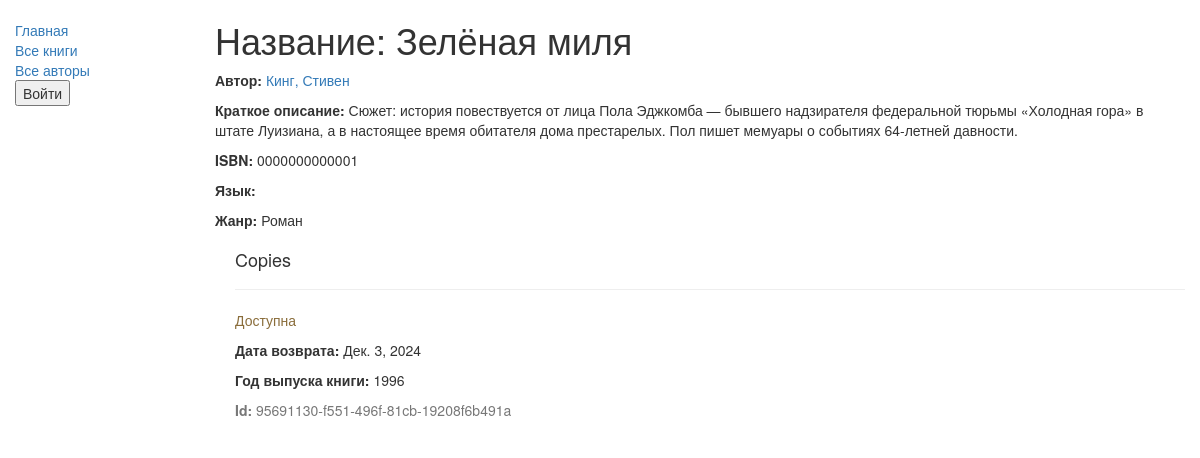
/catalog/book/1, run on the app's committed database.
### catalog/models.py (models this page shows, shortened)
class Book(models.Model):  #Модель кинги
    title = models.CharField(max_length=200, verbose_name=("Название"))
    author = models.ForeignKey('Author', on_delete=models.SET_NULL, null=True, verbose_name=("Автор"))
    summary = models.TextField(max_length=1000, help_text="Enter a brief description of the book", verbose_name=("Описание"))
    isbn = models.CharField('ISBN', max_length=13,
                            help_text='13 Character <a href="https://www.isbn-international.org/content/what-isbn">ISBN number</a>')
    genre = models.ManyToManyField(Genre, help_text="Select a genre for this book", verbose_name=("Жанр"))
    def display_genre(self):
        """
        Creates a string for the Genre. This is required to display genre in Admin.
        """
        return ', '.join([genre.name for genre in self.genre.all()[:3]])
    display_genre.short_description = 'Genre'

class Author(models.Model):  #Модель автора
    first_name = models.CharField(max_length=100, verbose_name=("Имя автора"))
    last_name = models.CharField(max_length=100, verbose_name=("Фамилия автора"))
    date_of_birth = models.DateField(null=True, blank=True, verbose_name=("Дата рождения"))
    date_of_death = models.DateField('Дата смерти', null=True, blank=True)
    def __str__(self):
        return '%s, %s' % (self.last_name, self.first_name)
    def display_books(self):
        """
        Создает строку для отображения названий книг.
        Это необходимо для отображения книг в админке.
        """
        return ', '.join([book.title for book in Book.objects.filter(author=self)[:3]])
    display_books.short_description = 'Books'

class Genre(models.Model): #Модель жанра
    name = models.CharField(max_length=200,
                            help_text="Enter a book genre (e.g. Science Fiction, French Poetry etc.)", verbose_name=("Имя"))
    def __str__(self):
        return self.name

class BookInstance(models.Model):  #Модель BookInstance
    id = models.UUIDField(primary_key=True, default=uuid.uuid4,
                          help_text="Unique ID for this particular book across whole library")
    book = models.ForeignKey('Book', on_delete=models.SET_NULL, null=True, verbose_name=("Книга"))
    imprint = models.CharField(max_length=200, verbose_name=("Год выпуска"))
    due_back = models.DateField(null=True, blank=True, verbose_name=("Дата возврата"))
    borrower = models.ForeignKey(User, on_delete=models.SET_NULL, null=True, blank=True, verbose_name=("Заёмщик"))
    LOAN_STATUS = (
        ('m', 'На тех. обслуживании'),
        ('o', 'Доступна'),
        ('a', 'Взята'),
        ('r', 'Забронирована'),
    )
    status = models.CharField(max_length=1, choices=LOAN_STATUS, blank=True, default='m',
                              help_text='Book availability', verbose_name=("Состояние"))
    class Meta:
        ordering = ["due_back"]

### catalog/views.py (the view)
# urls.py: re_path(r'^book/(?P<pk>\d+)$', views.BookDetailView.as_view(), name='book-detail'),
class BookDetailView(generic.DetailView):
    model = Book

### catalog/templates/catalog/book_detail.html
{% extends "base_generic.html" %}
{% block content %}
  <h1>Название: {{ book.title }}</h1>
  <p><strong>Автор:</strong> <a href="">{{ book.author }}</a></p>
  <p><strong>Краткое описание:</strong> {{ book.summary }}</p>
  <p><strong>ISBN:</strong> {{ book.isbn }}</p>
  <p><strong>Язык:</strong> {{ book.language }}</p>
  <p><strong>Жанр:</strong> {% for genre in book.genre.all %} {{ genre }}{% if not forloop.last %}, {% endif %}{% endfor %}</p>
  <div style="margin-left:20px;margin-top:20px">
    <h4>Copies</h4>
    {% for copy in book.bookinstance_set.all %}
    <hr>
    <p class="{% if copy.status == 'a' %}text-success{% elif copy.status == 'd' %}text-danger{% else %}text-warning{% endif %}">{{ copy.get_status_display }}</p>
    {% if copy.status != 'a' %}<p><strong>Дата возврата:</strong> {{copy.due_back}}</p>{% endif %}
    <p><strong>Год выпуска книги:</strong> {{copy.imprint}}</p>
    <p class="text-muted"><strong>Id:</strong> {{copy.id}}</p>
    {% endfor %}
  </div>
{% endblock %}

### data on the page
Book: title "Зелёная миля", author "Кинг, Стивен", summary "Сюжет: история повествуется от лица Пола Эджкомба — бывшего надзирателя федеральной тюрьмы «Холодная гора» в штате Луизиана, а в настоящее время обитателя дома престарелых. Пол пишет мемуары о событиях 64-летней давности.", isbn "0000000000001"
Genre: name "Роман"
BookInstance: status "Доступна", due_back "Дек. 3, 2024", imprint "1996", id "95691130-f551-496f-81cb-19208f6b491a"
